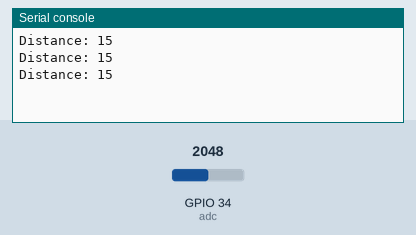
A program run on a simulated ESP32 board running MicroPython. Parts: the last lines printed to the serial console. The test bench sets the inputs (shaded band); at power-on: GPIO 34 (adc) = 2048 (analog values on the 0–4095 scale).

Above: at 1.2 s.
1.3 s: GPIO 34 (adc) set to 1228
At 1.9 s:
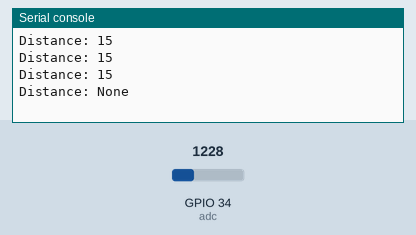
3.0 s: GPIO 34 (adc) set to 2866
At 3.4 s:
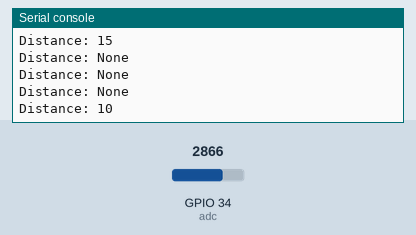

The program:

ir.py
```python
from machine import ADC, Pin
import time

# ADC initialisieren (z.B. GPIO 34 beim ESP32)
adc = ADC(Pin(34))


def calc_distance(uv):
    # convert microvolts to distance in cm
    if uv < 400_000 or uv > 2_800_000:
        return None  # außerhalb des Messbereichs
    elif uv < 500_000:
        return 15
    elif uv < 700_000:
        return 10
    elif uv < 1_400_000:
        return 5
    elif uv < 2_800_000:
        return 2


while True:
    raw = adc.read_uv()
    dist = calc_distance(raw)

    print(f"Distance: {dist}")
    time.sleep(0.5)
```

Measured:
- after the input at 1.3 s, the serial console: prints a new line after 0.20 s (image 1)
- after the input at 3.0 s, the serial console: prints a new line at once (image 2)
